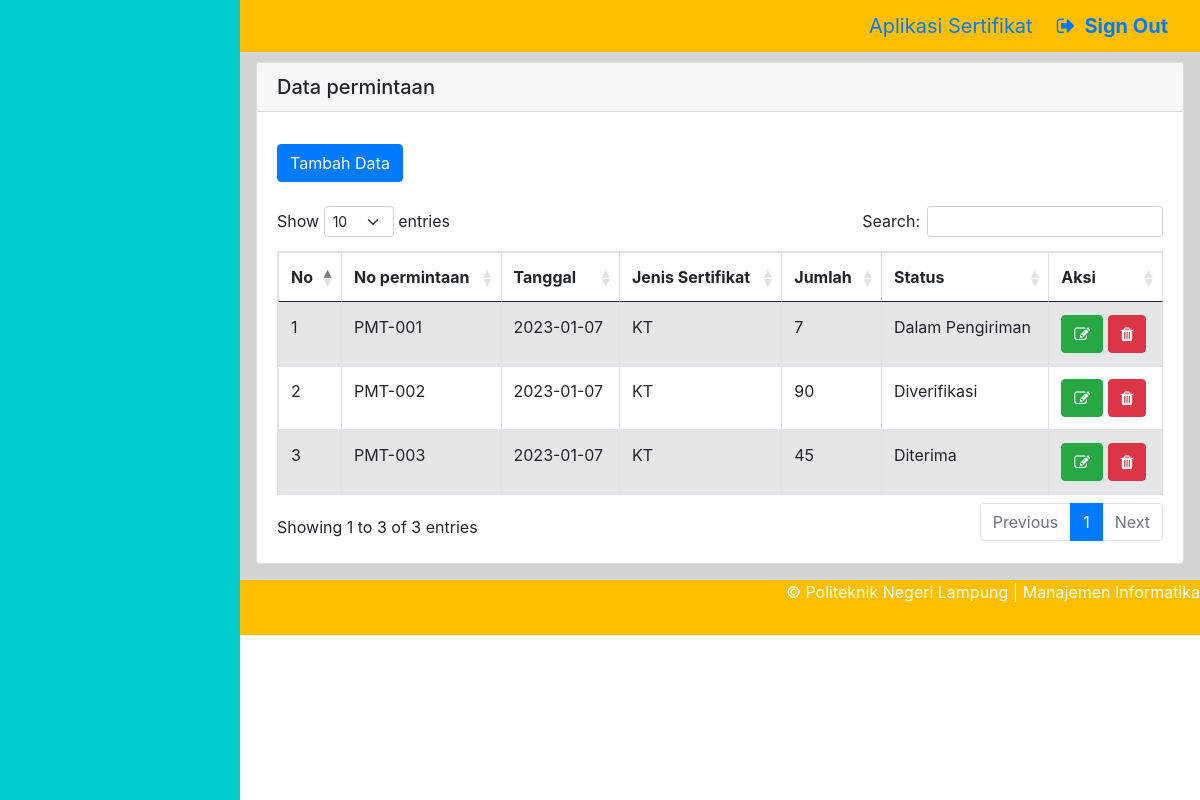
/index.php/permintaan, run on the app's committed database.
### tables this page shows
CREATE TABLE `permintaan` (
  `id_permintaan` int(11) NOT NULL,
  `no_permintaan` varchar(50) NOT NULL,
  `id_wilker` varchar(50) NOT NULL,
  `tanggal` date NOT NULL,
  `id_jenis_sertifikat` int(11) NOT NULL,
  `jumlah` int(11) NOT NULL,
  `id_status` int(11) NOT NULL
);

CREATE TABLE `jenis_sertifikat` (
  `id_jenis_sertifikat` int(11) NOT NULL,
  `jenis_sertifikat` varchar(50) NOT NULL
);

CREATE TABLE `status` (
  `id_status` int(11) NOT NULL,
  `status` varchar(50) NOT NULL
);

### application/controllers/Permintaan.php (called while the page is built, shortened)
<?php
class Permintaan extends CI_Controller
{
	public function __construct()
	{
		$this->load->model('M_Permintaan');
		$this->load->model('M_Jenis_Sertifikat');
		$this->load->model('M_Status');
		$this->load->model('M_Wilker');
	}
	public function index()
	{
		$queryAllpermintaan = $this->M_Permintaan->getDataPermintaan();
		$queryAlljenis_sertifikat = $this->M_Jenis_Sertifikat->getDataJs();
		$queryAllStatus = $this->M_Status->getDataStatus();
		$queryAllWilker = $this->M_Wilker->getDataWilker();
		$Data = array(
			'queryAllPmt' => $queryAllpermintaan,
			'queryAllJs' => $queryAlljenis_sertifikat,
			'queryAllSts' => $queryAllStatus, 'queryAllWil' => $queryAllWilker
		);
		$this->load->view('v_permintaan', $Data);
	}
}

### index.php (called while the page is built, shortened)
<?php
require_once BASEPATH.'core/CodeIgniter.php';

### application/models/M_Permintaan.php (called while the page is built, shortened)
<?php
class M_permintaan extends CI_Model
{
	function getDataPermintaan()
	{
		$query = $this->db->get('permintaan');
		return $query->result();
	}
}

### application/models/M_Jenis_Sertifikat.php (called while the page is built, shortened)
<?php
class M_Jenis_Sertifikat extends CI_Model {
	function getDataJs(){
		$query = $this->db->get('jenis_sertifikat');
		return $query->result();
	}
}

### application/models/M_Status.php (called while the page is built, shortened)
<?php
class M_Status extends CI_Model {
	function getDataStatus(){
		$query = $this->db->get('status');
		return $query->result();
	}
}

### application/views/v_permintaan.php (the view, shortened to what this page needs)
<!DOCTYPE html>
<html lang="en">
<head>
	<link href="<?php echo base_url() . 'assets/DataTables/datatables.min.css' ?>" rel="stylesheet">
</head>
<body>
	<div class="wrapper-konten">
		<div class="card">
			<h5 class="card-header">Data permintaan</h5>
			<div class="card-body">
				<h5 class="card-title"></h5>
				<a href="<?php echo base_url('permintaan/halaman_tambah') ?>"><button class="btn btn-primary">Tambah Data</button></a>
				<br>
				<br>
				<table id="example" class="table table-striped table-bordered" cellspacing="0" width="100%">
					<thead>
						<tr>
							<th class="th-sm">No</th>
							<th class="th-sm">No permintaan</th>
							<th class="th-sm">Tanggal </th>
							<th class="th-sm">Jenis Sertifikat</th>
							<th class="th-sm">Jumlah</th>
							<th class="th-sm">Status</th>
							<th class="th-sm">Aksi</th>
						</tr>
					</thead>
					<tbody>
						<?php
						$count = 0;
						foreach ($queryAllPmt as $row) {
							$count = $count + 1;
						?>
							<tr>
								<td><?php echo $count ?></td>
								<td><?php echo $row->no_permintaan ?></td>
								<td><?php echo $row->tanggal ?></td>
								<?php
								foreach ($queryAllJs as $row3) {
									if ($row3->id_jenis_sertifikat == $row->id_jenis_sertifikat) {
								?>
										<td><?php echo $row3->jenis_sertifikat ?></td>
								<?php }
								}   ?>
								<td><?php echo $row->jumlah ?></td>
								<?php
								foreach ($queryAllSts as $row2) {
									if ($row2->id_status == $row->id_status) {
								?>
										<td><?php echo $row2->status ?></td>
								<?php }
								} ?>
								<td><a href="<?php echo base_url('permintaan/halaman_edit') ?>/<?php echo $row->id_permintaan ?> "><button type="button" class="btn btn-success"><i class="fa fa-pencil-square-o" aria-hidden="true"></i></button></a>
									<button type="button" class="btn btn-danger" onclick="Swal.fire({
										title: 'Peringatan!!',
										text: 'Apakah anda yakin ingin menghapus data?',
										icon: 'warning',
										showCancelButton: true,
										confirmButtonColor: '#3085d6',
										cancelButtonColor: '#d33',
										confirmButtonText: 'Ya, Hapus!'
									}).then((result) => {
										if (result.isConfirmed) {
											window.location.href='permintaan/fungsiDelete_Pmt/<?php echo $row->id_permintaan ?>';
											Swal.fire(
												'Dihapus!',
												'Data Berhasil Dihapus.',
												'success'
												)
										}
									})">
										<i class="fa fa-trash" aria-hidden="true"></i>
									</button>
								</td>
							</tr>
						<?php } ?>
					</tbody>
				</table>
			</div>
		</div>
	</div>
</body>
</html>

### assets/css/tampilan.css (style rules this page uses)
.wrapper-konten { margin-left: 20%; padding:10px 16px; min-height: 33rem; background-color: #d3d3d3; }

### data on the page
permintaan: no_permintaan "PMT-001", tanggal "2023-01-07", jumlah "7"
jenis_sertifikat: jenis_sertifikat "KT"
status: status "Dalam Pengiriman"
permintaan: no_permintaan "PMT-002", tanggal "2023-01-07", jumlah "90"
status: status "Diverifikasi"
permintaan: no_permintaan "PMT-003", tanggal "2023-01-07", jumlah "45"
status: status "Diterima"
